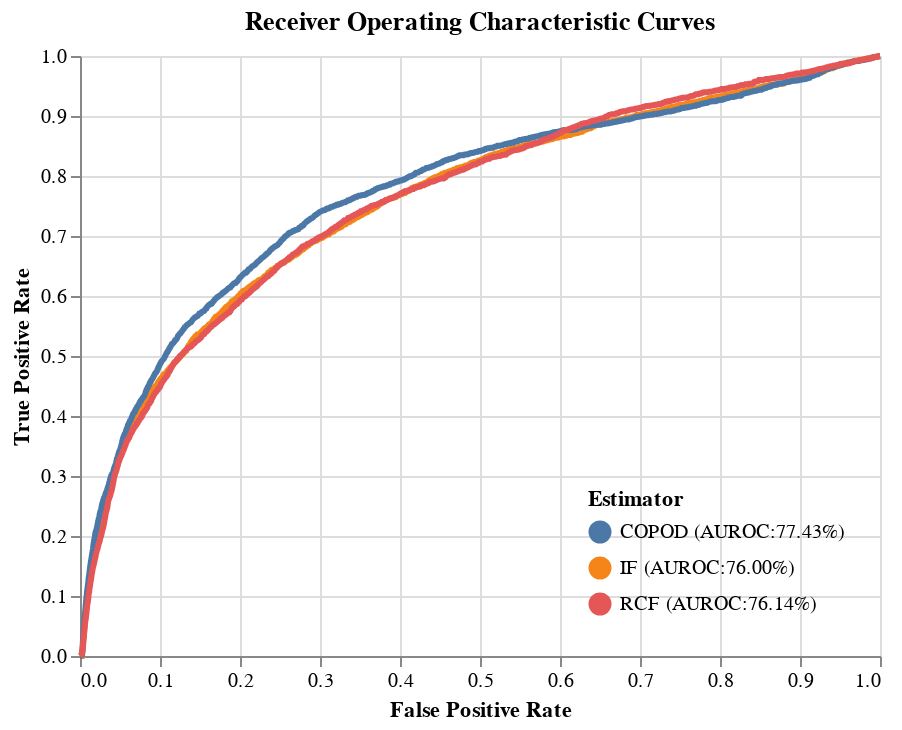

Here is the notebook cell this chart was saved with:
### Code cell
x = np.linspace(0, 1, int(n_samples / 3))
source = np.c_[
    x,
    interp1d(roc_curves[0], roc_curves[1])(x),
    interp1d(roc_curves[3], roc_curves[4])(x),
    interp1d(roc_curves[6], roc_curves[7])(x),
]
columns = [
    f"{model_names[0]} (AUROC:{aurocs[0]:0.2%})",
    f"{model_names[1]} (AUROC:{aurocs[1]:0.2%})",
    f"{model_names[2]} (AUROC:{aurocs[2]:0.2%})",
]
source = pd.DataFrame(source, columns=["x"] + columns)
source = pd.melt(source, id_vars=["x"], value_vars=columns)

highlight = alt.selection(
    type="single", on="mouseover", fields=["variable"], nearest=True
)
base = alt.Chart(source).encode(
    x=alt.X("x:Q", title="False Positive Rate"),
    y=alt.Y("value:Q", title="True Positive Rate"),
    color=alt.Color(
        "variable:N", legend=alt.Legend(title="Estimator", orient="bottom-right")
    ),
)
points = (
    base.mark_circle()
    .encode(opacity=alt.value(0))
    .add_selection(highlight)
    .properties()
)
line = base.mark_line().encode(
    size=alt.condition(~highlight, alt.value(1.5), alt.value(3))
)
(points + line).properties(title="Receiver Operating Characteristic Curves")

### Figure 1 — Vega-Lite specification as saved in the notebook (floating-point values rounded to 4 significant figures; data arrays with more than 128 entries replaced by an {"elided": "..."} marker saying what was removed)
{"config": {"view": {"continuousWidth": 400, "continuousHeight": 300}}, "layer": [{"mark": "circle", "encoding": {"color": {"field": "variable", "legend": {"orient": "bottom-right", "title": "Estimator"}, "type": "nominal"}, "opacity": {"value": 0}, "x": {"field": "x", "title": "False Positive Rate", "type": "quantitative"}, "y": {"field": "value", "title": "True Positive Rate", "type": "quantitative"}}, "selection": {"selector003": {"type": "single", "on": "mouseover", "fields": ["variable"], "nearest": true}}}, {"mark": "line", "encoding": {"color": {"field": "variable", "legend": {"orient": "bottom-right", "title": "Estimator"}, "type": "nominal"}, "size": {"condition": {"value": 1.5, "selection": {"not": "selector003"}}, "value": 3}, "x": {"field": "x", "title": "False Positive Rate", "type": "quantitative"}, "y": {"field": "value", "title": "True Positive Rate", "type": "quantitative"}}}], "data": {"name": "data-7c2f7687bbcd368620a251716730f78c"}, "title": "Receiver Operating Characteristic Curves", "$schema": "https://vega.github.io/schema/vega-lite/v4.17.0.json", "datasets": {"data-7c2f7687bbcd368620a251716730f78c": {"elided": "4998 records"}}}
